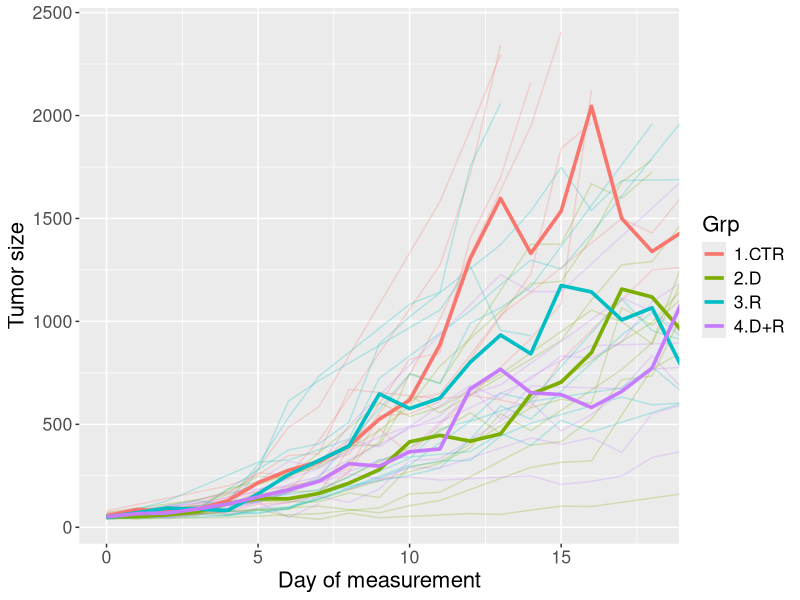
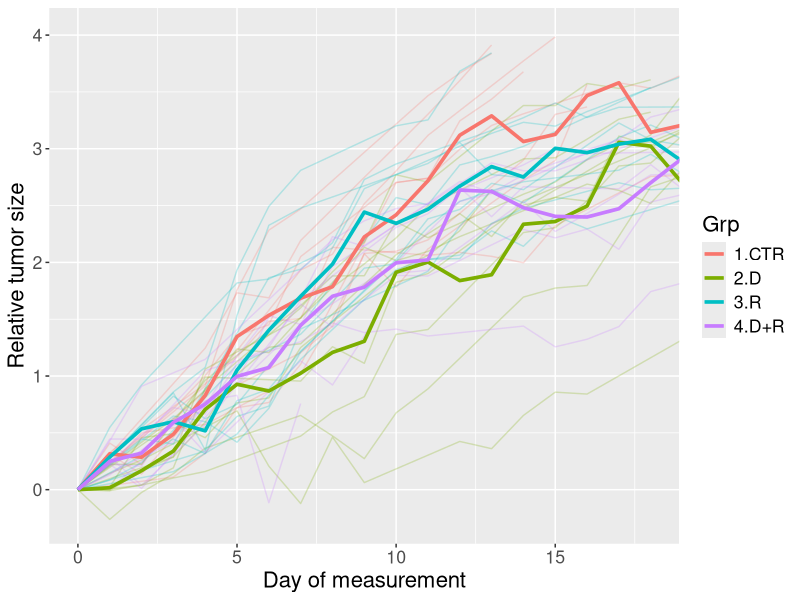
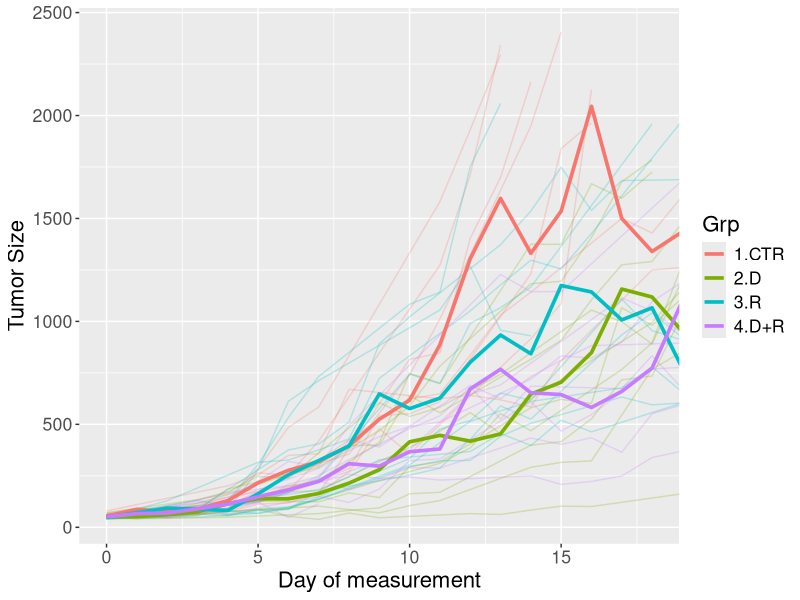
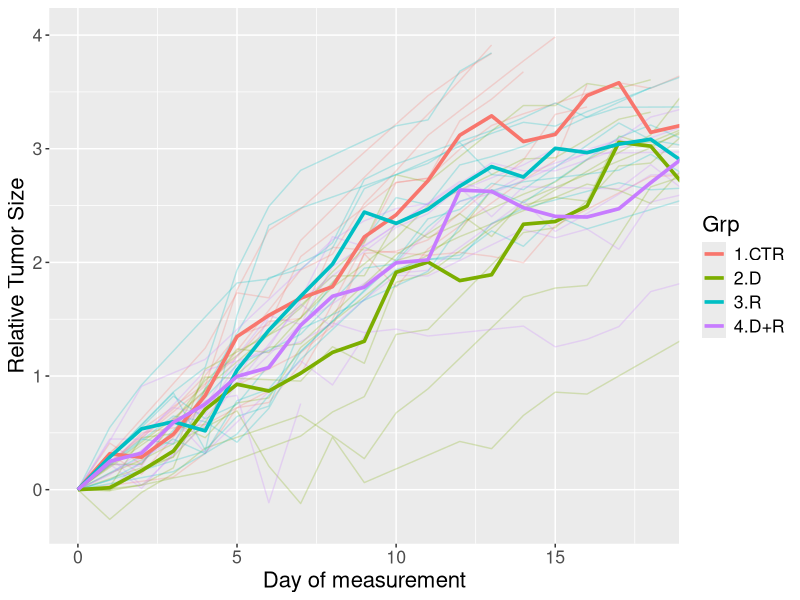

Generate these figures, in order, with R:
## ---- chunk 1
library(tidyverse)
## ---- chunk 2
tumor_growth <- read_csv("tumor_growth.csv")
## ---- chunk 3
tumor_growth <- 
  tumor_growth %>% 
  group_by(ID) %>% 
  arrange(Day) %>% 
  mutate(Size_Day0 = first(Size),
         relative_Size = log(Size / Size_Day0)) %>% 
  ungroup() %>% 
  arrange(ID)
## ---- chunk 4
tumor_growth_summarized <- 
  tumor_growth %>%
  filter(Day %in% c(0, 7, 14)) %>%
  group_by(Grp, Day) %>%
  summarize(mean_size = mean(Size), 
            mean_relative_size = mean(relative_Size), 
            number_measurements = n())
## ---- chunk 5
# I use the glue_collapse function
library(glue);
## ---- chunk 6
ggplot(tumor_growth, 
       mapping = aes(x = Day, y = Size, color = Grp)) + 
  geom_line(aes(group = ID),
            # set alpha to < 1 so that individual mice are down-emphasized
            alpha = 0.25) + 
  # plot summary statistics with a thick line 
  # the aesthetics will be inherited from the ggplot
  geom_line(data = tumor_growth %>% group_by(Grp, Day) %>% summarize(Size = mean(Size)), 
            size = 1.25) + 
  labs(x = "Day of measurement", y = "Tumor size") + 
  # limit the viewing to the first 18 days, where we have more measurements per group
  coord_cartesian(xlim = c(0, 18)) + 
  theme(text = element_text(size = 16)) 
## ---- chunk 7
ggplot(tumor_growth, 
       mapping = aes(x = Day, y = relative_Size, color = Grp)) + 
  geom_line(aes(group = ID),
            # set alpha to < 1 so that individual mice are down-emphasized
            alpha = 0.25) + 
  # plot summary statistics with a thick line 
  # the aesthetics will be inherited from the ggplot
  geom_line(data = tumor_growth %>% group_by(Grp, Day) %>% summarize(relative_Size = mean(relative_Size)), 
            size = 1.25) + 
  labs(x = "Day of measurement", y = "Relative tumor size") + 
  # limit the viewing to the first 18 days, where we have more measurements per group
  coord_cartesian(xlim = c(0, 18)) + 
  theme(text = element_text(size = 16)) 
## ---- chunk 8
tumor_spaghetti <- 
  function(size_var, y_axis_name) {
    ggplot(tumor_growth, 
           mapping = aes(x = Day, y = !!sym(size_var), color = Grp)) + 
      geom_line(aes(group = ID),
                # set alpha to < 1 so that individual mice are down-emphasized
                alpha = 0.25) + 
      # plot summary statistics with a thick line 
      # the aesthetics will be inherited from the ggplot
      geom_line(data = tumor_growth %>% group_by(Grp, Day) %>% summarize(!!size_var := mean(!!sym(size_var))), 
                size = 1.25) + 
      labs(x = "Day of measurement", y = y_axis_name) + 
      # limit the viewing to the first 18 days, where we have more measurements per group
      coord_cartesian(xlim = c(0, 18)) + 
      theme(text = element_text(size = 16)) 
  }
# Equivalent to the first plot
tumor_spaghetti("Size", "Tumor Size")
# Equivalent to the second plot
tumor_spaghetti("relative_Size", "Relative Tumor Size")
